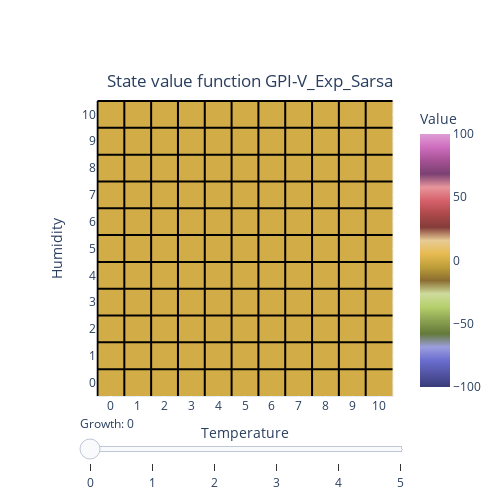

Notebook code for this chart:
### Code cell
plot_value_dyn(V_Exp_Sarsa , 0, 5, "State value function GPI-V_Exp_Sarsa")

### Figure 1 — Plotly figure (JSON) as saved in the notebook; plotly's stock layout.template omitted (floating-point values rounded to 4 significant figures)
{"data": [{"coloraxis": "coloraxis", "name": "0", "x": [0, 1, 2, 3, 4, 5, 6, 7, 8, 9, 10], "y": [0, 1, 2, 3, 4, 5, 6, 7, 8, 9, 10], "z": [[0.0, 0.0, 0.0, 0.0, 0.0, 0.0, 0.0, 0.0, 0.0, 0.0, 0.0], [0.0, 0.0, 0.0, 0.0, 0.0, 0.0, 0.0, 0.0, 0.0, 0.0, 0.0], [0.0, 0.0, 0.0, 0.0, 0.0, 0.0, 0.0, 0.0, 0.0, 0.0, 0.0], [0.0, 0.0, 0.0, 0.0, 0.0, 0.0, 0.0, 0.0, 0.0, 0.0, 0.0], [0.0, 0.0, 0.0, 0.0, 0.0, 0.0, 0.0, 0.0, 0.0, 0.0, 0.0], [0.0, 0.0, 0.0, 0.0, 0.0, 0.0, 0.0, 0.0, 0.0, 0.0, 0.0], [0.0, 0.0, 0.0, 0.0, 0.0, 0.0, 0.0, 0.0, 0.0, 0.0, 0.0], [0.0, 0.0, 0.0, 0.0, 0.0, 0.0, 0.0, 0.0, 0.0, 0.0, 0.0], [0.0, 0.0, 0.0, 0.0, 0.0, 0.0, 0.0, 0.0, 0.0, 0.0, 0.0], [0.0, 0.0, 0.0, 0.0, 0.0, 0.0, 0.0, 0.0, 0.0, 0.0, 0.0], [0.0, 0.0, 0.0, 0.0, 0.0, 0.0, 0.0, 0.0, 0.0, 0.0, 0.0]], "type": "heatmap", "xaxis": "x", "yaxis": "y", "hovertemplate": "Temperature: %{x}<br>Humidity: %{y}<br>Value: %{z}<extra></extra>"}], "layout": {"xaxis": {"anchor": "y", "domain": [0.0, 1.0], "scaleanchor": "y", "constrain": "domain", "title": {"text": "Temperature"}, "tickmode": "array", "tickvals": [0, 1, 2, 3, 4, 5, 6, 7, 8, 9, 10], "ticktext": ["0", "1", "2", "3", "4", "5", "6", "7", "8", "9", "10"], "scaleratio": 1}, "yaxis": {"anchor": "x", "domain": [0.0, 1.0], "autorange": "reversed", "constrain": "domain", "title": {"text": "Humidity"}, "tickmode": "array", "tickvals": [0, 1, 2, 3, 4, 5, 6, 7, 8, 9, 10], "ticktext": ["10", "9", "8", "7", "6", "5", "4", "3", "2", "1", "0"]}, "coloraxis": {"colorbar": {"title": {"text": "Value"}, "x": 1}, "colorscale": [[0.0, "rgba(57,59,121,1.0)"], [0.05263, "rgba(82,84,163,1.0)"], [0.1053, "rgba(107,110,207,1.0)"], [0.1579, "rgba(156,158,222,1.0)"], [0.2105, "rgba(99,121,57,1.0)"], [0.2632, "rgba(140,162,82,1.0)"], [0.3158, "rgba(181,207,107,1.0)"], [0.3684, "rgba(206,219,156,1.0)"], [0.4211, "rgba(140,109,49,1.0)"], [0.4737, "rgba(189,158,57,1.0)"], [0.5263, "rgba(231,186,82,1.0)"], [0.5789, "rgba(231,203,148,1.0)"], [0.6316, "rgba(132,60,57,1.0)"], [0.6842, "rgba(173,73,74,1.0)"], [0.7368, "rgba(214,97,107,1.0)"], [0.7895, "rgba(231,150,156,1.0)"], [0.8421, "rgba(123,65,115,1.0)"], [0.8947, "rgba(165,81,148,1.0)"], [0.9474, "rgba(206,109,189,1.0)"], [1.0, "rgba(222,158,214,1.0)"]], "cmin": -100, "cmax": 100}, "title": {"text": "State value function GPI-V_Exp_Sarsa", "x": 0.5, "y": 0.85}, "shapes": [{"line": {"color": "black", "width": 2}, "type": "line", "x0": -0.5, "x1": -0.5, "y0": -0.5, "y1": 10.5}, {"line": {"color": "black", "width": 2}, "type": "line", "x0": -0.5, "x1": 10.5, "y0": -0.5, "y1": -0.5}, {"line": {"color": "black", "width": 2}, "type": "line", "x0": 0.5, "x1": 0.5, "y0": -0.5, "y1": 10.5}, {"line": {"color": "black", "width": 2}, "type": "line", "x0": -0.5, "x1": 10.5, "y0": 0.5, "y1": 0.5}, {"line": {"color": "black", "width": 2}, "type": "line", "x0": 1.5, "x1": 1.5, "y0": -0.5, "y1": 10.5}, {"line": {"color": "black", "width": 2}, "type": "line", "x0": -0.5, "x1": 10.5, "y0": 1.5, "y1": 1.5}, {"line": {"color": "black", "width": 2}, "type": "line", "x0": 2.5, "x1": 2.5, "y0": -0.5, "y1": 10.5}, {"line": {"color": "black", "width": 2}, "type": "line", "x0": -0.5, "x1": 10.5, "y0": 2.5, "y1": 2.5}, {"line": {"color": "black", "width": 2}, "type": "line", "x0": 3.5, "x1": 3.5, "y0": -0.5, "y1": 10.5}, {"line": {"color": "black", "width": 2}, "type": "line", "x0": -0.5, "x1": 10.5, "y0": 3.5, "y1": 3.5}, {"line": {"color": "black", "width": 2}, "type": "line", "x0": 4.5, "x1": 4.5, "y0": -0.5, "y1": 10.5}, {"line": {"color": "black", "width": 2}, "type": "line", "x0": -0.5, "x1": 10.5, "y0": 4.5, "y1": 4.5}, {"line": {"color": "black", "width": 2}, "type": "line", "x0": 5.5, "x1": 5.5, "y0": -0.5, "y1": 10.5}, {"line": {"color": "black", "width": 2}, "type": "line", "x0": -0.5, "x1": 10.5, "y0": 5.5, "y1": 5.5}, {"line": {"color": "black", "width": 2}, "type": "line", "x0": 6.5, "x1": 6.5, "y0": -0.5, "y1": 10.5}, {"line": {"color": "black", "width": 2}, "type": "line", "x0": -0.5, "x1": 10.5, "y0": 6.5, "y1": 6.5}, {"line": {"color": "black", "width": 2}, "type": "line", "x0": 7.5, "x1": 7.5, "y0": -0.5, "y1": 10.5}, {"line": {"color": "black", "width": 2}, "type": "line", "x0": -0.5, "x1": 10.5, "y0": 7.5, "y1": 7.5}, {"line": {"color": "black", "width": 2}, "type": "line", "x0": 8.5, "x1": 8.5, "y0": -0.5, "y1": 10.5}, {"line": {"color": "black", "width": 2}, "type": "line", "x0": -0.5, "x1": 10.5, "y0": 8.5, "y1": 8.5}, {"line": {"color": "black", "width": 2}, "type": "line", "x0": 9.5, "x1": 9.5, "y0": -0.5, "y1": 10.5}, {"line": {"color": "black", "width": 2}, "type": "line", "x0": -0.5, "x1": 10.5, "y0": 9.5, "y1": 9.5}], "width": 500, "height": 500, "sliders": [{"currentvalue": {"prefix": "Growth: "}, "pad": {"t": 15}, "steps": [{"args": [{"z": [[[0.0, 0.0, 0.0, 0.0, 0.0, 0.0, 0.0, 0.0, 0.0, 0.0, 0.0], [0.0, 0.0, 0.0, 0.0, 0.0, 0.0, 0.0, 0.0, 0.0, 0.0, 0.0], [0.0, 0.0, 0.0, 0.0, 0.0, 0.0, 0.0, 0.0, 0.0, 0.0, 0.0], [0.0, 0.0, 0.0, 0.0, 0.0, 0.0, 0.0, 0.0, 0.0, 0.0, 0.0], [0.0, 0.0, 0.0, 0.0, 0.0, 0.0, 0.0, 0.0, 0.0, 0.0, 0.0], [0.0, 0.0, 0.0, 0.0, 0.0, 0.0, 0.0, 0.0, 0.0, 0.0, 0.0], [0.0, 0.0, 0.0, 0.0, 0.0, 0.0, 0.0, 0.0, 0.0, 0.0, 0.0], [0.0, 0.0, 0.0, 0.0, 0.0, 0.0, 0.0, 0.0, 0.0, 0.0, 0.0], [0.0, 0.0, 0.0, 0.0, 0.0, 0.0, 0.0, 0.0, 0.0, 0.0, 0.0], [0.0, 0.0, 0.0, 0.0, 0.0, 0.0, 0.0, 0.0, 0.0, 0.0, 0.0], [0.0, 0.0, 0.0, 0.0, 0.0, 0.0, 0.0, 0.0, 0.0, 0.0, 0.0]]]}], "label": "0", "method": "restyle"}, {"args": [{"z": [[[0.0, 0.0, 0.0, 0.0, 0.0, 0.0, 0.0, 0.0, 0.0, 0.0, 0.0], [0.0, 0.0, 0.0, 0.0, 0.0, 0.0, 0.0, 0.0, 0.0, 0.0, 0.0], [0.0, 0.0, 0.0, 0.0, 0.0, 0.0, 0.0, 0.0, 0.0, 0.0, 0.0], [0.0, 0.0, 0.0, 0.0, 0.0, 0.0, 0.0, 0.0, 0.0, 0.0, 0.0], [0.0, 0.0, 0.0, 0.0, 0.0, 0.0, 0.0, 0.0, 0.0, 0.0, 0.0], [0.0, 0.0, 0.0, 0.0, 0.0, 0.0, 0.0, 0.0, 0.0, 0.0, 0.0], [0.0, 0.0, 0.0, 0.0, 0.0, 0.0, 0.0, 0.0, 0.0, 0.0, 0.0], [0.0, 0.0, 0.0, 0.0, 0.0, 0.0, 0.0, 0.0, 0.0, 0.0, 0.0], [0.0, 0.0, 0.0, 0.0, 0.0, 0.0, 0.0, 0.0, 0.0, 0.0, 0.0], [0.0, 0.0, 0.0, 0.0, 0.0, 0.0, 0.0, 0.0, 0.0, 0.0, 0.0], [0.0, 0.0, 0.0, 0.0, 0.0, 0.0, 0.0, 0.0, 0.0, 0.0, 0.0]]]}], "label": "1", "method": "restyle"}, {"args": [{"z": [[[0.0, 0.0, 0.0, 0.0, 0.0, 0.0, 0.0, 0.0, 0.0, 0.0, 0.0], [0.0, 0.0, 0.0, 0.0, 0.0, 0.0, 0.0, 0.0, 0.0, 0.0, 0.0], [0.0, 0.0, 0.0, 0.0, 0.0, 0.0, 0.0, 0.0, 0.0, 0.0, 0.0], [0.0, 0.0, 0.0, 0.0, 0.0, 0.0, 0.0, 0.0, 0.0, 0.0, 0.0], [0.0, 0.0, 0.0, 0.0, 0.0, 0.0, 0.0, 0.0, 0.0, 0.0, 0.0], [0.0, 0.0, 0.0, 0.0, 0.0, 0.0, 0.0, 0.0, 0.0, 0.0, 0.0], [0.0, 0.0, 0.0, 0.0, 0.0, 0.0, 0.0, 0.0, 0.0, 0.0, 0.0], [0.0, 0.0, 0.0, 0.0, 0.0, 0.0, 0.0, 0.0, 0.0, 0.0, 0.0], [0.0, 0.0, 0.0, 0.0, 0.0, 0.0, 0.0, 0.0, 0.0, 0.0, 0.0], [0.0, 0.0, 0.0, 0.0, 0.0, 0.0, 0.0, 0.0, 0.0, 0.0, 0.0], [0.0, 0.0, 0.0, 0.0, 0.0, 0.0, 0.0, 0.0, 0.0, 0.0, 0.0]]]}], "label": "2", "method": "restyle"}, {"args": [{"z": [[[0.0, 0.0, 0.0, 0.0, 0.0, 0.0, 0.0, 0.0, 0.0, 0.0, 0.0], [0.0, 0.0, 0.0, 0.0, 0.0, 0.0, 0.0, 0.0, 0.0, 0.0, 0.0], [0.0, 0.0, 0.0, 0.0, 0.0, 0.0, 0.0, 0.0, 0.0, 0.0, 0.0], [0.0, 0.0, 0.0, 0.0, 0.0, 0.0, 0.0, 0.0, 0.0, 0.0, 0.0], [0.0, 0.0, 0.0, 0.0, 0.0, 0.0, 0.0, 0.0, 0.0, 0.0, 0.0], [0.0, 0.0, 0.0, 0.0, 0.0, 0.0, 0.0, 0.0, 0.0, 0.0, 0.0], [0.0, 0.0, 0.0, 0.0, 0.0, 0.0, 0.0, 0.0, 0.0, 0.0, 0.0], [0.0, 0.0, 0.0, 0.0, 0.0, 0.0, 0.0, 0.0, 0.0, 0.0, 0.0], [0.0, 0.0, 0.0, 0.0, 0.0, 0.0, 0.0, 0.0, 0.0, 0.0, 0.0], [0.0, 0.0, 0.0, 0.0, 0.0, 0.0, 0.0, 0.0, 0.0, 0.0, 0.0], [0.0, 0.0, 0.0, 0.0, 0.0, 0.0, 0.0, 0.0, 0.0, 0.0, 0.0]]]}], "label": "3", "method": "restyle"}, {"args": [{"z": [[[0.0, 0.0, 0.0, 0.0, 0.0, 0.0, 0.0, 0.0, 0.0, 0.0, 0.0], [0.0, 0.0, 0.0, 0.0, 0.0, 0.0, 0.0, 0.0, 0.0, 0.0, 0.0], [0.0, 0.0, 0.0, 0.0, 0.0, 0.0, 0.0, 0.0, 0.0, 0.0, 0.0], [0.0, 0.0, 0.0, 0.0, 0.0, 0.0, 0.0, 0.0, 0.0, 0.0, 0.0], [0.0, 0.0, 0.0, 0.0, 0.0, 0.0, 0.0, 0.0, 0.0, 0.0, 0.0], [0.0, 0.0, 0.0, 0.0, 0.0, 0.0, 0.0, 0.0, 0.0, 0.0, 0.0], [0.0, 0.0, 0.0, 0.0, 0.0, 0.0, 0.0, 0.0, 0.0, 0.0, 0.0], [0.0, 0.0, 0.0, 0.0, 0.0, 0.0, 0.0, 0.0, 0.0, 0.0, 0.0], [0.0, 0.0, 0.0, 0.0, 0.0, 0.0, 0.0, 0.0, 0.0, 0.0, 0.0], [0.0, 0.0, 0.0, 0.0, 0.0, 0.0, 0.0, 0.0, 0.0, 0.0, 0.0], [0.0, 0.0, 0.0, 0.0, 0.0, 0.0, 0.0, 0.0, 0.0, 0.0, 0.0]]]}], "label": "4", "method": "restyle"}, {"args": [{"z": [[[0.0, 0.0, 0.0, 0.0, 0.0, 0.0, 0.0, 0.0, 0.0, 0.0, 0.0], [0.0, 0.0, 0.0, 0.0, 0.0, 0.0, 0.0, 0.0, 0.0, 0.0, 0.0], [0.0, 0.0, 0.0, 0.0, 0.0, 0.0, 0.0, 0.0, 0.0, 0.0, 0.0], [0.0, 0.0, 0.0, 0.0, 0.0, 0.0, 0.0, 0.0, 0.0, 0.0, 0.0], [0.0, 0.0, 0.0, 0.0, 0.0, 0.0, 0.0, 0.0, 0.0, 0.0, 0.0], [0.0, 0.0, 0.0, 0.0, 0.0, 0.0, 0.0, 0.0, 0.0, 0.0, 0.0], [0.0, 0.0, 0.0, 0.0, 0.0, 0.0, 0.0, 0.0, 0.0, 0.0, 0.0], [0.0, 0.0, 0.0, 0.0, 0.0, 0.0, 0.0, 0.0, 0.0, 0.0, 0.0], [0.0, 0.0, 0.0, 0.0, 0.0, 0.0, 0.0, 0.0, 0.0, 0.0, 0.0], [0.0, 0.0, 0.0, 0.0, 0.0, 0.0, 0.0, 0.0, 0.0, 0.0, 0.0], [0.0, 0.0, 0.0, 0.0, 0.0, 0.0, 0.0, 0.0, 0.0, 0.0, 0.0]]]}], "label": "5", "method": "restyle"}]}]}}
